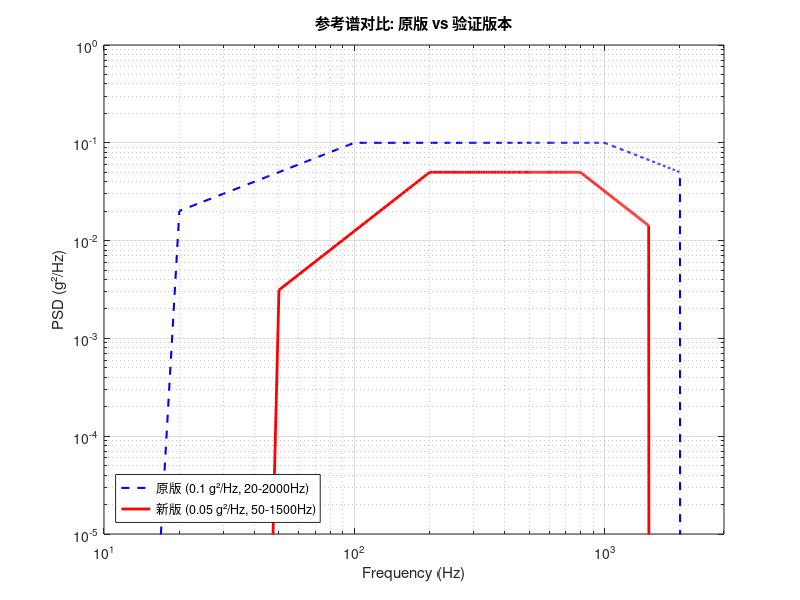

Here is the MATLAB script that generated this plot: (Note: this script raises an error after producing the figure.)
%% prepare_control_model_2.m (验证版本 - 不同参考谱)
% 功能：MIMO 随机振动控制仿真初始化
% 目的：使用不同的参考谱 R 验证矩阵幂次控制算法的有效性
% 变化：
%   - 平直段电平: 0.05 g^2/Hz (原为 0.1)
%   - 控制频段: 50-1500 Hz (原为 20-2000)
%   - 斜率: +6dB/oct 上升, -6dB/oct 下降 (原为 ±3dB/oct)
%   - 相干性: 0.5 固定 (原为 0.1→0.8 渐变)

clear; clc;

%% 1. 核心仿真参数 (与原版保持一致)
Fs = 5120;                  % 采样频率 (Hz)
N_frame = 1024;             % 帧长 (Buffer Size)
AvgNum = 60;                % 谱估计平均次数
epsilon = 0.5;              % 矩阵幂次收敛因子
T_sim = 200;                % 仿真时间 (s)
df = Fs / N_frame;          % 频率分辨率 (5 Hz)
f = (0 : N_frame/2)' * df;  % 频率向量 [513 x 1]
n_freq = length(f);

%% 2. 加载逆系统模型 Z
if exist('system_model.mat', 'file')
    load('system_model.mat', 'Z'); 
    if size(Z, 1) ~= n_freq
        error('Z矩阵频率点数不匹配！请重新运行 system_model.m');
    end
    fprintf('已加载系统逆模型 Z。\n');
else
    error('缺少 system_model.mat！');
end

%% 3. 定义新的参考谱 R (Reference Spectrum) - 验证版本
% ========================================
% 新规格:
%   控制频段: 50 - 1500 Hz
%   平直段: 200 - 800 Hz, 0.05 g^2/Hz
%   上升段: 50 - 200 Hz, +6 dB/oct
%   下降段: 800 - 1500 Hz, -6 dB/oct
%   相干性: 固定 0.5
%   相位差: 45度 (原为 90度)
% ========================================

fprintf('\n========================================\n');
fprintf('【验证版本】新参考谱规格:\n');
fprintf('  频段: 50 - 1500 Hz\n');
fprintf('  平直段: 200 - 800 Hz @ 0.05 g²/Hz\n');
fprintf('  斜率: ±6 dB/oct\n');
fprintf('  相干性: 0.5 (固定)\n');
fprintf('========================================\n\n');

% A. 幅值谱 S_ref (SI Units)
g = 9.80665;
ref_level_g = 0.05;  % 【变化】0.05 g^2/Hz (原为 0.1)
ref_level_si = ref_level_g * g^2;

S_ref_profile = zeros(n_freq, 1);

% 使用逻辑索引定义各段
idx_50_200   = (f >= 50) & (f < 200);     % 上升段
idx_200_800  = (f >= 200) & (f < 800);    % 平直段
idx_800_1500 = (f >= 800) & (f <= 1500);  % 下降段

% 1. 上升段 (+6dB/oct) - 从200Hz反推
%    +6dB/oct 意味着幅值与频率成正比 (因为 6dB ≈ 功率翻倍/oct)
freqs_up = f(idx_50_200);
% 公式: S(f) = S_ref * (f / f_ref)^(slope_dB / 10 * log10(2))
% 简化: 对于 +6dB/oct, S(f) = S_ref * (f / 200)^2
S_ref_profile(idx_50_200) = ref_level_si * (freqs_up / 200).^2;

% 2. 平直段
S_ref_profile(idx_200_800) = ref_level_si;

% 3. 下降段 (-6dB/oct)
freqs_down = f(idx_800_1500);
% 对于 -6dB/oct, S(f) = S_ref * (800 / f)^2
S_ref_profile(idx_800_1500) = ref_level_si * (800 ./ freqs_down).^2;

% 4. 极值保护
min_val = ref_level_si * 1e-6;
S_ref_profile(S_ref_profile < min_val) = min_val;

% B. 构造 R 矩阵 (含相干与相位)
R = complex(zeros(n_freq, 2, 2));

% 【变化】固定相干性 0.5，相位差 45度
Coh_fixed = 0.5;
Phase_val = pi/4;  % 45度 (原为 90度)

for k = 1:n_freq
    if f(k) >= 50 && f(k) <= 1500
        S = S_ref_profile(k);
        gamma = sqrt(Coh_fixed);
        
        Cross = S * gamma * exp(1j * Phase_val);
        
        R(k, :, :) = [S,       Cross;
                      conj(Cross), S];
    else
        % 非控制频段
        R(k, :, :) = eye(2) * min_val;
    end
end

%% 4. 计算初始控制变量 L_init
L_init = complex(zeros(n_freq, 2, 2));

for k = 1:n_freq
    R_k = squeeze(R(k, :, :));
    R_k = R_k + eye(2) * (ref_level_si * 1e-10);
    
    try
        L_init(k, :, :) = chol(R_k, 'lower');
    catch
        L_init(k, :, :) = zeros(2, 2);
    end
end

%% 5. 绘制新旧参考谱对比图
figure('Name', '参考谱对比', 'Color', 'w', 'Position', [100, 100, 900, 500]);

% 加载原版参考谱用于对比 (如果可用)
try
    % 临时计算原版谱供对比
    ref_level_g_old = 0.1;
    ref_level_si_old = ref_level_g_old * g^2;
    S_old = zeros(n_freq, 1);
    
    idx_old_up = (f >= 20) & (f < 100);
    idx_old_flat = (f >= 100) & (f < 1000);
    idx_old_down = (f >= 1000) & (f <= 2000);
    
    S_old(idx_old_up) = ref_level_si_old * (10 .^ (3 * log2(f(idx_old_up)/100) / 10));
    S_old(idx_old_flat) = ref_level_si_old;
    S_old(idx_old_down) = ref_level_si_old * (10 .^ (-3 * log2(f(idx_old_down)/1000) / 10));
    S_old(S_old < min_val) = min_val;
    
    % 转换为 g^2/Hz
    loglog(f, S_old / g^2, 'b--', 'LineWidth', 1.5, 'DisplayName', '原版 (0.1 g²/Hz, 20-2000Hz)');
    hold on;
catch
    % 无法计算原版，跳过
end

% 绘制新版参考谱
loglog(f, S_ref_profile / g^2, 'r-', 'LineWidth', 2, 'DisplayName', '新版 (0.05 g²/Hz, 50-1500Hz)');

% 图表装饰
grid on;
xlabel('Frequency (Hz)');
ylabel('PSD (g²/Hz)');
title('参考谱对比: 原版 vs 验证版本');
legend('Location', 'SouthWest');
xlim([10, 3000]);
ylim([1e-5, 1]);

% 标注关键频率
xline(50, 'r:', 'LineWidth', 1);
xline(200, 'r:', 'LineWidth', 1);
xline(800, 'r:', 'LineWidth', 1);
xline(1500, 'r:', 'LineWidth', 1);

text(50, 0.3, '50Hz', 'Color', 'r', 'FontSize', 10);
text(200, 0.3, '200Hz', 'Color', 'r', 'FontSize', 10);
text(800, 0.3, '800Hz', 'Color', 'r', 'FontSize', 10);
text(1500, 0.3, '1500Hz', 'Color', 'r', 'FontSize', 10);

%% 6. 输出汇总
fprintf('------------------------------------------------\n');
fprintf('初始化完成 (验证版本)\n');
fprintf('1. 参考谱 R 已生成:\n');
fprintf('   - 控制频段: 50 - 1500 Hz\n');
fprintf('   - 平直段电平: 0.05 g²/Hz @ 200-800 Hz\n');
fprintf('   - 斜率: ±6 dB/oct\n');
fprintf('   - 相干性: 0.5 (固定)\n');
fprintf('   - 相位差: 45°\n');
fprintf('2. 初始变量 L_init 已计算\n');
fprintf('3. 仿真参数: Fs=%d, Tsim=%d, AvgNum=%d\n', Fs, T_sim, AvgNum);
fprintf('------------------------------------------------\n');
fprintf('\n请运行 control_model.slx 进行仿真验证。\n');
